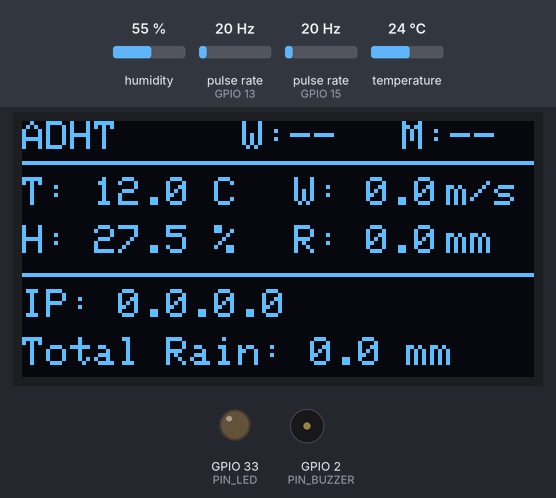
A program run on a simulated ESP32. On the bench: 128×64 one-colour display, output pins drawn as LEDs (lit = HIGH), buzzer (waves = sounding, pin HIGH). Wiring (inferred from the names in the program): 2 × pulse sensor: data GPIO 13 / data GPIO 15. Dashed ring = blinking. Inputs (shaded band) come from the test bench; at power-on: humidity 55 %, pulse rate (sensors on GPIO 13, GPIO 15) 20 Hz, temperature 24 °C. WiFi joins after 1.5 s; servers stay silent unless stated; EEPROM starts erased; no MQTT or app messages arrive unless stated; what the program prints to the serial monitor is not drawn.

Above: at 2.3 s.
2.4 s: humidity set to 22 %
At 7.6 s:
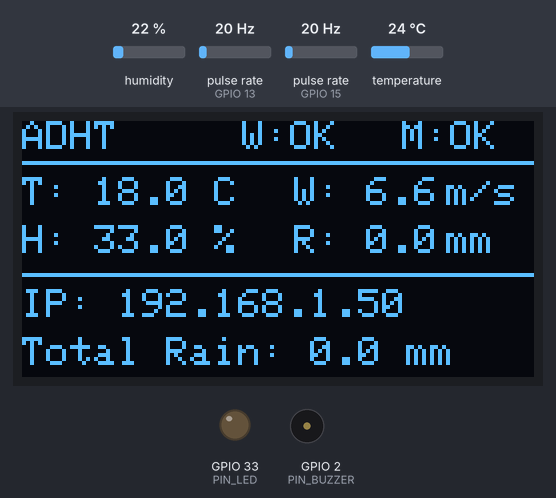
9.7 s: pulse rate (sensor on GPIO 13) set to 4 Hz
At 11.0 s:
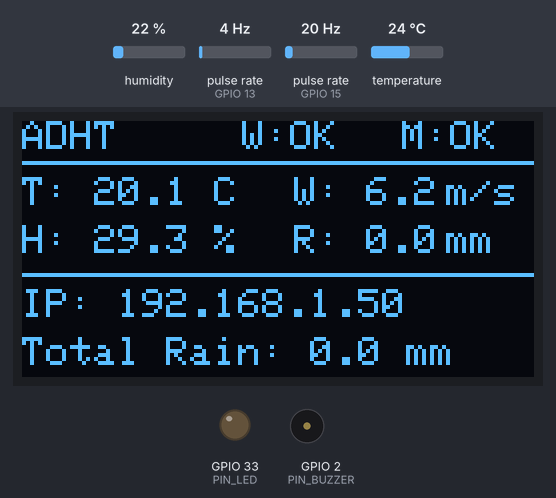
14.2 s: temperature set to 12 °C
At 15.7 s:
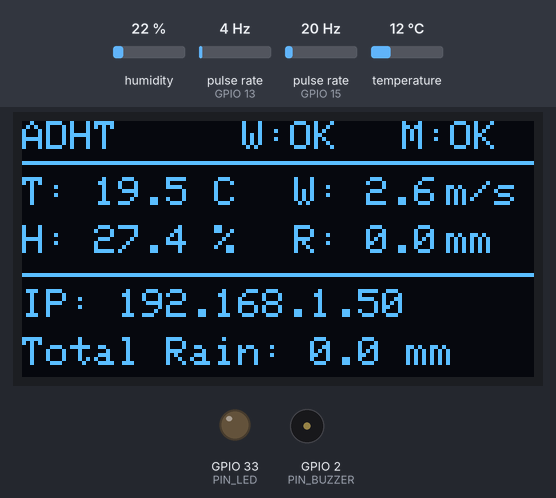
16.8 s: pulse rate (sensor on GPIO 13) set to 50 Hz
At 21.9 s:
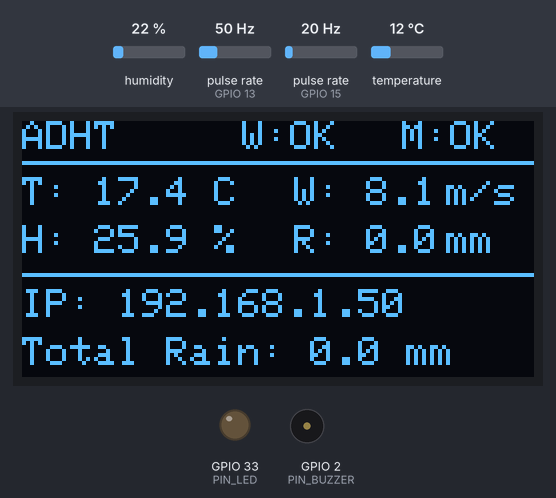
24.7 s: humidity set to 40 %
At 61.18 s:
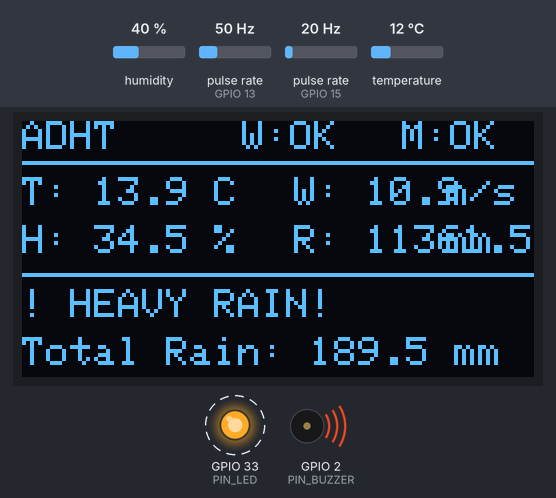
Timing chart, 0 to 62.6 s (numbered marks = the images above; inputs shaded):
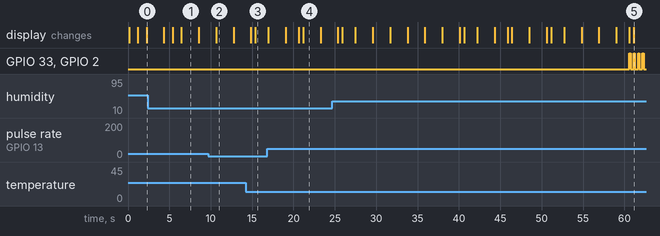

The program:

main.cpp
```cpp
#include <Arduino.h>
#include "config.h"
#include "types.h"
#include "sensors/sensor_manager.h"
#include "network/wifi_manager.h"
#include "network/mqtt_manager.h"
#include "display/oled_manager.h"
#include "storage/storage_manager.h"

// System state
SystemConfig sysConfig;
String currentAlertMsg = "";
bool manualBuzzer = false;

// Task handles
TaskHandle_t taskSensorsHandle = NULL;
TaskHandle_t taskNetworkHandle = NULL;
TaskHandle_t taskDisplayHandle = NULL;
TaskHandle_t taskAlertHandle = NULL;

// Callback: Handle MQTT Commands from Mobile App
void handleMqttCommand(const String &cmd, const String &arg) {
    Serial.printf("[MAIN] Received Command: %s (arg: %s)\n", cmd.c_str(), arg.c_str());
    if (cmd == "buzzer") {
        digitalWrite(PIN_BUZZER, HIGH);
        delay(arg.toInt() > 0 ? arg.toInt() : 300);
        digitalWrite(PIN_BUZZER, LOW);
    } else if (cmd == "led") {
        digitalWrite(PIN_LED, !digitalRead(PIN_LED));
    } else if (cmd == "reset") {
        Serial.println("[MAIN] Reboot requested via MQTT!");
        ESP.restart();
    }
}

// Callback: Handle MQTT Config Updates from Mobile App
void handleMqttConfig(const SystemConfig &newCfg) {
    Serial.println("[MAIN] Received Config update via MQTT!");
    sysConfig = newCfg;
    storageMgr.saveConfig(sysConfig);
}

// ----------------------------------------------------------------
// TASK 1: Sensor Reading (DHT11, Rain, Wind)
// ----------------------------------------------------------------
void taskSensors(void *pvParameters) {
    while (1) {
        sensorMgr.update();
        vTaskDelay(pdMS_TO_TICKS(100)); // 100ms
    }
}

// ----------------------------------------------------------------
// TASK 2: Network & Cloud (WiFi, MQTT Pub/Sub)
// ----------------------------------------------------------------
void taskNetwork(void *pvParameters) {
    uint32_t lastMqttPub = 0;

    while (1) {
        wifiMgr.loop();
        mqttMgr.loop();

        uint32_t now = millis();
        WeatherData weather = sensorMgr.getData();
        NetworkStatus net = wifiMgr.getStatus();

        // Publish Realtime Telemetry via MQTT (EMQX Cloud automatically forwards to Supabase)
        if (now - lastMqttPub >= MQTT_PUBLISH_INTERVAL_MS) {
            lastMqttPub = now;
            if (mqttMgr.isConnected()) {
                mqttMgr.publishTelemetry(weather, net.wifi_rssi);
            }
        }

        vTaskDelay(pdMS_TO_TICKS(50));
    }
}

// ----------------------------------------------------------------
// TASK 3: OLED Display Refresh
// ----------------------------------------------------------------
void taskDisplay(void *pvParameters) {
    while (1) {
        WeatherData weather = sensorMgr.getData();
        NetworkStatus net = wifiMgr.getStatus();
        net.mqtt_connected = mqttMgr.isConnected();

        oledMgr.update(weather, net, currentAlertMsg);
        vTaskDelay(pdMS_TO_TICKS(DISPLAY_UPDATE_MS));
    }
}

// ----------------------------------------------------------------
// TASK 4: Alert Monitor (Buzzer & LED)
// ----------------------------------------------------------------
void taskAlert(void *pvParameters) {
    while (1) {
        WeatherData weather = sensorMgr.getData();
        currentAlertMsg = "";
        bool triggerAlarm = false;

        if (sysConfig.auto_warning_enabled) {
            if (weather.temperature >= sysConfig.temp_max_alert) {
                currentAlertMsg = "HIGH TEMP!";
                triggerAlarm = true;
            } else if (weather.wind_speed >= sysConfig.wind_max_alert) {
                currentAlertMsg = "STRONG WIND!";
                triggerAlarm = true;
            } else if (weather.rain_rate >= sysConfig.rain_max_alert) {
                currentAlertMsg = "HEAVY RAIN!";
                triggerAlarm = true;
            }
        }

        if (triggerAlarm && sysConfig.buzzer_enabled) {
            digitalWrite(PIN_BUZZER, HIGH);
            digitalWrite(PIN_LED, HIGH);
            vTaskDelay(pdMS_TO_TICKS(150));
            digitalWrite(PIN_BUZZER, LOW);
            digitalWrite(PIN_LED, LOW);
            vTaskDelay(pdMS_TO_TICKS(350));
        } else {
            digitalWrite(PIN_BUZZER, LOW);
            vTaskDelay(pdMS_TO_TICKS(500));
        }
    }
}

// ================================================================
// SETUP & MAIN
// ================================================================
void setup() {
    Serial.begin(115200);
    Serial.println("\n=================================");
    Serial.println("  ADHT WEATHER STATION SYSTEM V2 ");
    Serial.println("  MQTT + SUPABASE + FREERTOS     ");
    Serial.println("=================================");

    // 1. Initialize GPIO pins
    pinMode(PIN_LED, OUTPUT);
    pinMode(PIN_BUZZER, OUTPUT);
    digitalWrite(PIN_LED, LOW);
    digitalWrite(PIN_BUZZER, LOW);

    // 2. Initialize OLED
    oledMgr.begin();
    oledMgr.showBootScreen("Initializing...");

    // 3. Initialize Storage & Load Config
    storageMgr.begin();
    storageMgr.loadConfig(sysConfig);

    // 4. Initialize Sensors
    oledMgr.showBootScreen("Init Sensors...");
    sensorMgr.begin();

    // 5. Initialize Network (WiFi, MQTT, Supabase)
    oledMgr.showBootScreen("Connecting WiFi...");
    wifiMgr.begin();

    mqttMgr.setCommandCallback(handleMqttCommand);
    mqttMgr.setConfigCallback(handleMqttConfig);
    mqttMgr.begin();

    oledMgr.showBootScreen("System Ready!");
    delay(1000);

    // 6. Create FreeRTOS Tasks
    xTaskCreatePinnedToCore(taskSensors, "SensorsTask", 1024 * 4, NULL, 3, &taskSensorsHandle, 1);
    xTaskCreatePinnedToCore(taskNetwork, "NetworkTask", 1024 * 10, NULL, 2, &taskNetworkHandle, 0);
    xTaskCreatePinnedToCore(taskDisplay, "DisplayTask", 1024 * 4, NULL, 1, &taskDisplayHandle, 1);
    xTaskCreatePinnedToCore(taskAlert,   "AlertTask",   1024 * 4, NULL, 1, &taskAlertHandle,   1);
}

void loop() {
    vTaskDelay(pdMS_TO_TICKS(1000));
}
```

oled_manager.cpp
```cpp
#include "oled_manager.h"

OledManager oledMgr;

OledManager::OledManager()
    : display(128, 64, &Wire, -1),
      isAlertState(false),
      lastBlinkTime(0)
{}

void OledManager::begin() {
    Wire.begin(PIN_OLED_SDA, PIN_OLED_SCL);
    display.begin(OLED_I2C_ADDR, true);
    display.clearDisplay();
    display.setTextColor(SH110X_WHITE);
    display.display();
}

void OledManager::showBootScreen(const String &statusText) {
    display.clearDisplay();
    display.setTextSize(1);
    display.setCursor(18, 10);
    display.println("ADHT WEATHER");
    display.setCursor(22, 22);
    display.println("STATION V2.0");
    display.drawFastHLine(10, 36, 108, SH110X_WHITE);
    display.setCursor(10, 44);
    display.println(statusText);
    display.display();
}

void OledManager::update(const WeatherData &weather, const NetworkStatus &net, const String &alertMessage) {
    display.clearDisplay();

    // 1. Header Bar
    display.setTextSize(1);
    display.setCursor(0, 0);
    display.print("ADHT");

    // Network Status Badges
    display.setCursor(55, 0);
    if (net.wifi_connected) {
        display.print("W:OK");
    } else {
        display.print("W:--");
    }

    display.setCursor(95, 0);
    if (net.mqtt_connected) {
        display.print("M:OK");
    } else {
        display.print("M:--");
    }

    display.drawFastHLine(0, 10, 128, SH110X_WHITE);

    // 2. Weather Grid (2x2 layout)
    // Left: Temperature & Humidity
    display.setCursor(0, 14);
    display.print("T: ");
    display.setTextSize(1);
    display.printf("%.1f C", weather.temperature);

    display.setCursor(0, 26);
    display.print("H: ");
    display.printf("%.1f %%", weather.humidity);

    // Right: Wind & Rain
    display.setCursor(68, 14);
    display.print("W: ");
    display.printf("%.1f", weather.wind_speed);
    display.setCursor(106, 14);
    display.print("m/s");

    display.setCursor(68, 26);
    display.print("R: ");
    display.printf("%.1f", weather.rain_rate);
    display.setCursor(106, 26);
    display.print("mm");

    display.drawFastHLine(0, 38, 128, SH110X_WHITE);

    // 3. Footer / Alerts
    display.setCursor(0, 42);
    if (alertMessage.length() > 0) {
        display.print("! ");
        display.print(alertMessage);
    } else {
        display.print("IP: ");
        display.print(net.ip_address);
    }

    display.setCursor(0, 54);
    display.printf("Total Rain: %.1f mm", weather.rain_total);

    display.display();
}
```

oled_manager.h
```cpp
#ifndef OLED_MANAGER_H
#define OLED_MANAGER_H

#include "../config.h"
#include "../types.h"
#include <Wire.h>
#include <Adafruit_GFX.h>
#include <Adafruit_SH110X.h>

class OledManager {
public:
    OledManager();
    void begin();
    void update(const WeatherData &weather, const NetworkStatus &net, const String &alertMessage = "");
    void showBootScreen(const String &statusText);

private:
    Adafruit_SH1106G display;
    bool isAlertState;
    uint32_t lastBlinkTime;
};

extern OledManager oledMgr;

#endif // OLED_MANAGER_H
```

mqtt_manager.cpp
```cpp
#include "mqtt_manager.h"
#include <ArduinoJson.h>

MqttManager mqttMgr;

void MqttManager::staticCallback(char *topic, byte *payload, unsigned int length) {
    mqttMgr.onMessageReceived(topic, payload, length);
}

MqttManager::MqttManager()
    : mqttClient(secureClient),
      lastReconnectAttempt(0),
      onCommand(nullptr),
      onConfig(nullptr)
{}

void MqttManager::begin() {
    // Enable insecure TLS so we do not have to hardcode changing root CA certificates
    secureClient.setInsecure();

    mqttClient.setServer(MQTT_BROKER_HOST, MQTT_BROKER_PORT);
    mqttClient.setCallback(staticCallback);
    mqttClient.setBufferSize(512);
}

void MqttManager::setCommandCallback(CommandCallback cb) {
    onCommand = cb;
}

void MqttManager::setConfigCallback(ConfigUpdateCallback cb) {
    onConfig = cb;
}

bool MqttManager::reconnect() {
    if (WiFi.status() != WL_CONNECTED) {
        return false;
    }

    Serial.printf("[MQTT] Connecting to %s:%d...\n", MQTT_BROKER_HOST, MQTT_BROKER_PORT);

    // Last Will and Testament (LWT)
    const char *willTopic = TOPIC_STATUS;
    const char *willMessage = "{\"status\":\"offline\"}";
    int willQos = 1;
    bool willRetain = true;

    if (mqttClient.connect(DEVICE_ID, MQTT_USERNAME, MQTT_PASSWORD,
                           willTopic, willQos, willRetain, willMessage)) {
        Serial.println("[MQTT] Connected successfully!");

        // Publish Online Status (Retained)
        char onlinePayload[128];
        snprintf(onlinePayload, sizeof(onlinePayload),
                 "{\"status\":\"online\",\"device\":\"%s\",\"ip\":\"%s\"}",
                 DEVICE_ID, WiFi.localIP().toString().c_str());
        mqttClient.publish(TOPIC_STATUS, onlinePayload, true);

        // Subscribe to Command & Config topics
        mqttClient.subscribe(TOPIC_COMMAND, 1);
        mqttClient.subscribe(TOPIC_CONFIG, 1);
        Serial.printf("[MQTT] Subscribed to %s and %s\n", TOPIC_COMMAND, TOPIC_CONFIG);
        return true;
    } else {
        Serial.printf("[MQTT] Failed, state = %d\n", mqttClient.state());
        return false;
    }
}

void MqttManager::loop() {
    if (!mqttClient.connected()) {
        uint32_t now = millis();
        if (now - lastReconnectAttempt > 5000) {
            lastReconnectAttempt = now;
            reconnect();
        }
    } else {
        mqttClient.loop();
    }
}

bool MqttManager::isConnected() {
    return mqttClient.connected();
}

void MqttManager::publishTelemetry(const WeatherData &data, int rssi) {
    if (!mqttClient.connected()) return;

    JsonDocument doc;
    doc["device_id"] = DEVICE_ID;
    doc["temp"] = round(data.temperature * 10.0f) / 10.0f;
    doc["humi"] = round(data.humidity * 10.0f) / 10.0f;
    doc["rain_rate"] = round(data.rain_rate * 100.0f) / 100.0f;
    doc["rain_total"] = round(data.rain_total * 100.0f) / 100.0f;
    doc["wind_speed"] = round(data.wind_speed * 10.0f) / 10.0f;
    doc["wind_max"] = round(data.wind_max * 10.0f) / 10.0f;
    doc["rssi"] = rssi;
    doc["uptime"] = millis() / 1000;

    char buffer[384];
    serializeJson(doc, buffer, sizeof(buffer));

    bool ok = mqttClient.publish(TOPIC_TELEMETRY, buffer);
    if (ok) {
        Serial.printf("[MQTT] Published telemetry: %s\n", buffer);
    } else {
        Serial.println("[MQTT] Publish telemetry failed!");
    }
}

void MqttManager::onMessageReceived(char *topic, byte *payload, unsigned int length) {
    String msg;
    for (unsigned int i = 0; i < length; i++) {
        msg += (char)payload[i];
    }
    Serial.printf("[MQTT] Received on %s: %s\n", topic, msg.c_str());

    // 1. Command handling
    if (String(topic) == TOPIC_COMMAND) {
        JsonDocument doc;
        DeserializationError err = deserializeJson(doc, msg);
        if (!err) {
            String cmd = doc["cmd"] | "";
            String arg = doc["arg"] | "";
            if (onCommand) onCommand(cmd, arg);
        }
    }
    // 2. Config update handling
    else if (String(topic) == TOPIC_CONFIG) {
        JsonDocument doc;
        DeserializationError err = deserializeJson(doc, msg);
        if (!err && onConfig) {
            SystemConfig cfg;
            cfg.temp_max_alert = doc["temp_max"] | 38.0f;
            cfg.temp_min_alert = doc["temp_min"] | 10.0f;
            cfg.humi_max_alert = doc["humi_max"] | 90.0f;
            cfg.wind_max_alert = doc["wind_max"] | 15.0f;
            cfg.rain_max_alert = doc["rain_max"] | 50.0f;
            cfg.auto_warning_enabled = doc["auto_warning"] | true;
            cfg.buzzer_enabled = doc["buzzer"] | true;
            onConfig(cfg);
        }
    }
}
```

mqtt_manager.h
```cpp
#ifndef MQTT_MANAGER_H
#define MQTT_MANAGER_H

#include "../config.h"
#include "../types.h"
#include <WiFi.h>
#include <WiFiClientSecure.h>
#include <PubSubClient.h>

typedef void (*CommandCallback)(const String &cmd, const String &payload);
typedef void (*ConfigUpdateCallback)(const SystemConfig &newCfg);

class MqttManager {
public:
    MqttManager();
    void begin();
    void loop();
    bool isConnected();
    void publishTelemetry(const WeatherData &data, int rssi);
    void setCommandCallback(CommandCallback cb);
    void setConfigCallback(ConfigUpdateCallback cb);

private:
    WiFiClientSecure secureClient;
    PubSubClient mqttClient;
    uint32_t lastReconnectAttempt;
    CommandCallback onCommand;
    ConfigUpdateCallback onConfig;

    bool reconnect();
    void onMessageReceived(char *topic, byte *payload, unsigned int length);
    static void staticCallback(char *topic, byte *payload, unsigned int length);
};

extern MqttManager mqttMgr;

#endif // MQTT_MANAGER_H
```

wifi_manager.cpp
```cpp
#include "wifi_manager.h"

WifiManager wifiMgr;

WifiManager::WifiManager() : lastCheckTime(0) {}

void WifiManager::begin() {
    Serial.println("[WiFi] Connecting to: " DEFAULT_WIFI_SSID);
    WiFi.mode(WIFI_STA);
    WiFi.setAutoReconnect(true);
    WiFi.begin(DEFAULT_WIFI_SSID, DEFAULT_WIFI_PASS);
}

void WifiManager::loop() {
    uint32_t now = millis();
    if (now - lastCheckTime > 5000) {
        lastCheckTime = now;
        wl_status_t currentStatus = WiFi.status();

        if (currentStatus == WL_CONNECTED) {
            if (!status.wifi_connected) {
                Serial.println("[WiFi] Connected successfully!");
                Serial.printf("[WiFi] IP Address: %s (RSSI: %d dBm)\n",
                              WiFi.localIP().toString().c_str(), WiFi.RSSI());
            }
            status.wifi_connected = true;
            status.wifi_rssi = WiFi.RSSI();
            status.ip_address = WiFi.localIP().toString();
        } else {
            status.wifi_connected = false;
            status.ip_address = "Disconnected";

            // Only force re-connect if not actively in connecting phase
            if (currentStatus != WL_IDLE_STATUS && currentStatus != WL_DISCONNECTED) {
                Serial.printf("[WiFi] Status code: %d. Re-attempting connection...\n", currentStatus);
                WiFi.disconnect();
                WiFi.begin(DEFAULT_WIFI_SSID, DEFAULT_WIFI_PASS);
            } else {
                Serial.println("[WiFi] Still connecting...");
            }
        }
    }
}

bool WifiManager::isConnected() {
    return WiFi.status() == WL_CONNECTED;
}

NetworkStatus WifiManager::getStatus() {
    return status;
}
```

wifi_manager.h
```cpp
#ifndef WIFI_MANAGER_H
#define WIFI_MANAGER_H

#include "../config.h"
#include "../types.h"
#include <WiFi.h>

class WifiManager {
public:
    WifiManager();
    void begin();
    void loop();
    bool isConnected();
    NetworkStatus getStatus();

private:
    uint32_t lastCheckTime;
    NetworkStatus status;
};

extern WifiManager wifiMgr;

#endif // WIFI_MANAGER_H
```

sensor_manager.h
```cpp
#ifndef SENSOR_MANAGER_H
#define SENSOR_MANAGER_H

#include "../config.h"
#include "../types.h"
#include <DHT.h>
#include <SimpleKalmanFilter.h>

class SensorManager {
public:
    SensorManager();
    void begin();
    void update();
    WeatherData getData();

    // ISR handlers (called from static ISR wrapper)
    void handleRainInterrupt();
    void handleWindInterrupt();

private:
    DHT dht;
    SimpleKalmanFilter tempFilter;
    SimpleKalmanFilter humiFilter;

    portMUX_TYPE isrMux;
    volatile uint32_t rainPulseCount;
    volatile uint32_t windPulseCount;
    volatile uint32_t lastRainDebounce;
    volatile uint32_t lastWindDebounce;

    // Calculation variables
    float mmPerPulse;
    float circumferenceWind;

    uint32_t lastRainCalcTime;
    uint32_t lastWindCalcTime;
    uint32_t lastDhtReadTime;

    WeatherData currentData;
    portMUX_TYPE dataMux;
};

extern SensorManager sensorMgr;

#endif // SENSOR_MANAGER_H
```

storage_manager.h
```cpp
#ifndef STORAGE_MANAGER_H
#define STORAGE_MANAGER_H

#include "../types.h"
#include <Preferences.h>

class StorageManager {
public:
    StorageManager();
    void begin();
    void loadConfig(SystemConfig &cfg);
    void saveConfig(const SystemConfig &cfg);

private:
    Preferences prefs;
};

extern StorageManager storageMgr;

#endif // STORAGE_MANAGER_H
```

Source omitted: sensor_manager.cpp (4251 bytes), storage_manager.cpp (1029 bytes), types.h (1158 bytes), config.h (2760 bytes)

Measured:
- what the display in image 1 shows lasts 2.2 s, from 6.4 s to 8.6 s
